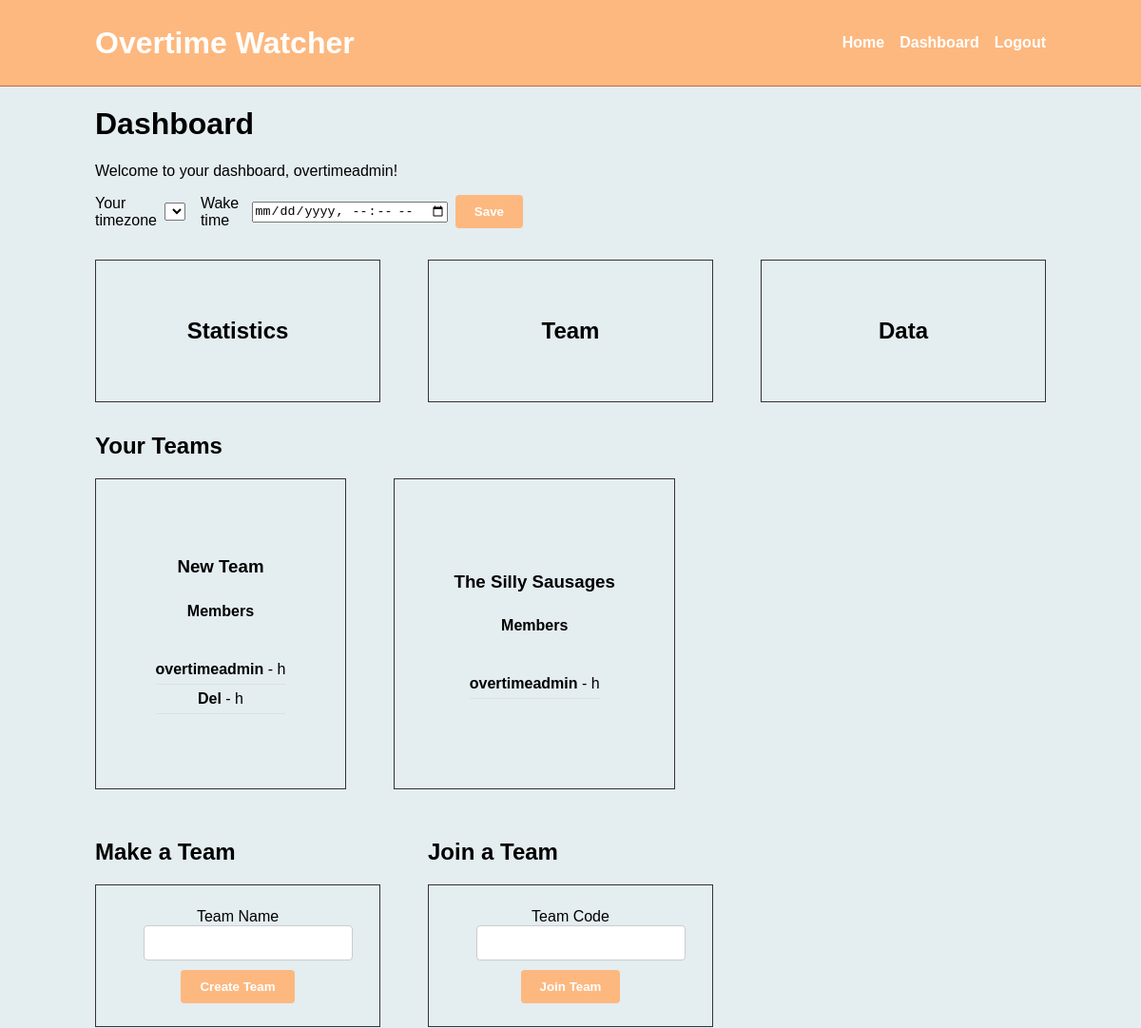
Before: /dashboard/ (signed in, upper part) with the older database file.
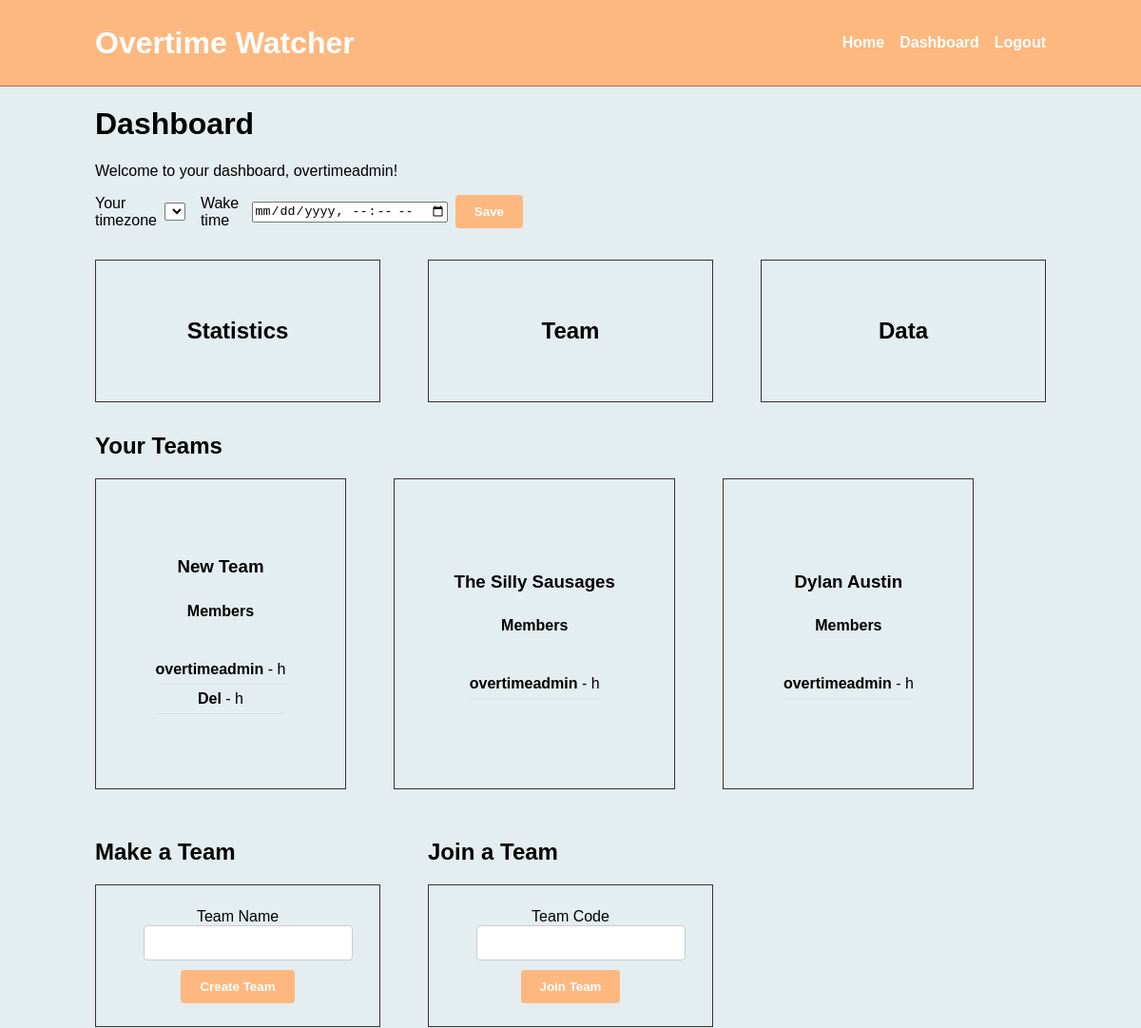
After: the same page with the newer database file.
### overtime/models.py (models this page shows)
class Team(models.Model):
    id = models.UUIDField(primary_key=True, default=uuid.uuid4, editable=False)
    name = models.CharField(max_length=150)
    members = models.ManyToManyField(User, through='Membership', related_name='teams')
    join_code = models.CharField(max_length=12, unique=True, db_index=True, default=make_join_code)
    created_by = models.ForeignKey(User, on_delete=models.SET_NULL, null=True, related_name='created_teams')
    created_at = models.DateTimeField(auto_now_add=True)
    is_active = models.BooleanField(default=True)

class Membership(models.Model):
    user = models.ForeignKey(User, on_delete=models.CASCADE, related_name='memberships')
    team = models.ForeignKey(Team, on_delete=models.CASCADE, related_name='memberships')
    joined_at = models.DateTimeField(auto_now_add=True)

### overtime/views.py (the view)
# urls.py: path('dashboard/', views.dashboard, name='dashboard'),
@login_required
def dashboard(request):
    if request.user.is_authenticated:
        teams = Team.objects.filter(memberships__user=request.user).distinct()
    return render(request, 'dashboard.html', {'teams': teams})

### templates/dashboard.html (shortened to what this page needs)
{% extends "base.html" %}
{% load static %}
{% block content %}
<div class="container">
    <h1>Dashboard</h1>
    <p>Welcome to your dashboard, {{ user.username }}!</p>
    <div style="margin-bottom:1rem;">
        <form method="post" action="{% url 'update_time' %}" style="display:flex;align-items:center;gap:8px;">
            <label for="tz-select">Your timezone</label>
            <select id="tz-select" name="timezone" class="form-control">
            </select>
            <label for="wake-account" style="margin-left:8px;">Wake time</label>
            <input id="wake-account" name="wake_time" type="datetime-local" />
            <button type="submit" class="btn">Save</button>
        </form>
    </div>
    <div class="mt-4">
        <div class="dashboard-row">
            <div class="dashboard-card">
                <h2>Statistics</h2>
            </div>
            <div class="dashboard-card">
                <h2>Team</h2>
            </div>
            <div class="dashboard-card">
                <h2>Data</h2>
            </div>
        </div>
        {% if teams %}
        <div class="mt-4">
            <h2>Your Teams</h2>
            <div class="dashboard-row" style="flex-wrap: wrap; justify-content: start;">
            {% for team in teams %}
            <div class="dashboard-card d-flex" id="team-{{ team.id }}" style="flex-direction: column; height: auto; width: fit-content; padding: 62.5px; ">
                <h3>{{ team.name }}</h3>
                <h4 class="mt-2">Members</h4>
                <ul class="members-list">
                    {% for m in team.memberships.all %}
                    <li>
                        <strong>{{ m.user.username }}</strong>
                        - <span class="awake-value {% if m.is_over_awake_limit %}warning{% endif %}" data-wake="{% if m.wake_time %}{{ m.wake_time|date:'c' }}{% endif %}">{{ m.awake_hours }} h</span>
                    </li>
                    {% endfor %}
                </ul>
            </div>
            {% endfor %}
        </div>
        {% endif %}
    </div>
    <div class="mt-4">
        <div class="dashboard-row" style="justify-content: start;">
            <div>
            <h2>Make a Team</h2>
            <div class="dashboard-card" style="width: 300px;">
                <form method="post" action="{% url 'create_team' %}">
                    <div class="mb-3">
                        <label for="team-name" class="form-label">Team Name</label>
                        <input type="text" class="form-control" id="team-name" name="name" required>
                    </div>
                    <button type="submit" class="btn">Create Team</button>
                </form>
            </div>
            </div>
            <div>
                <h2>Join a Team</h2>
            <div class="dashboard-card" style="width: 300px;">
                <form method="post" action="{% url 'join_team' %}">
                    <div class="mb-3">
                        <label for="team-code" class="form-label">Team Code</label>
                        <input type="text" class="form-control" id="team-code" name="join_code" required>
                    </div>
                    <button type="submit" class="btn">Join Team</button>
                </form>
            </div>
            </div>
        </div>
    </div>
</div>
{% endblock %}

Changed rows visible on the page:
added Team: name "Dylan Austin"
added Membership: user.username "overtimeadmin", shown under "Dylan Austin"
